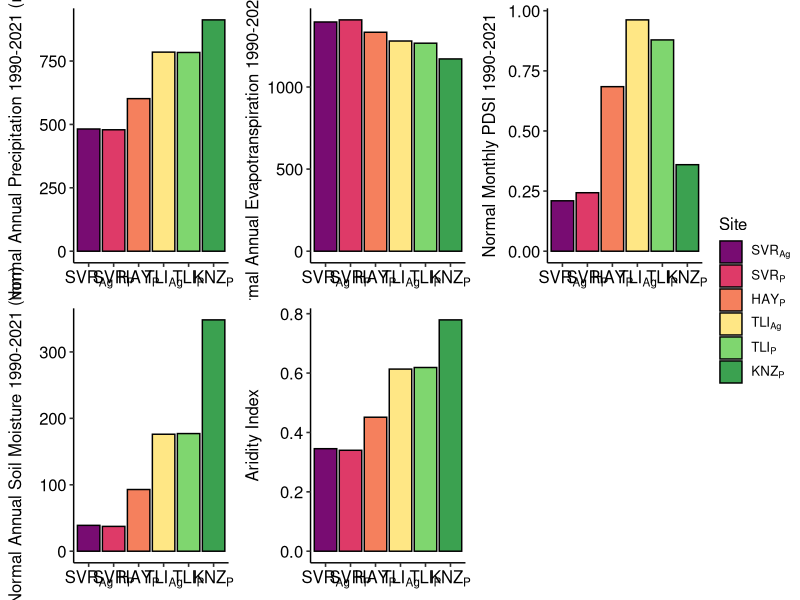
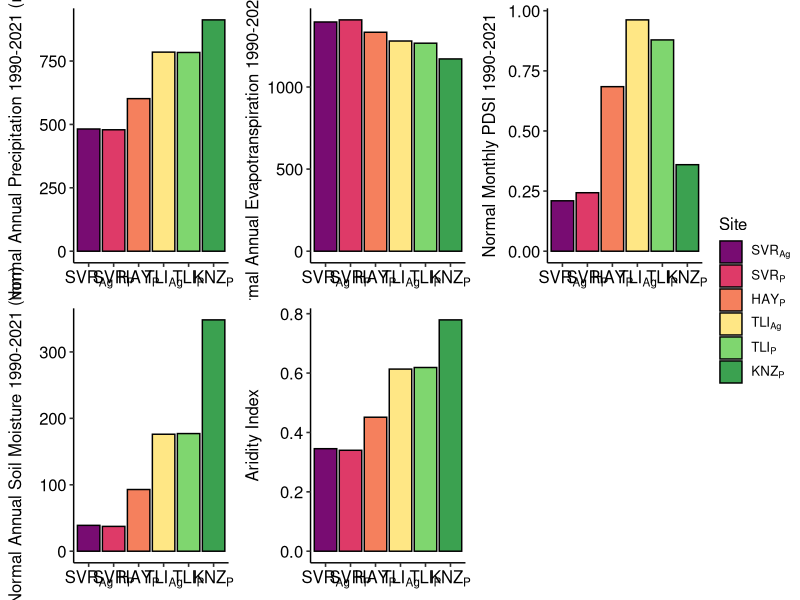
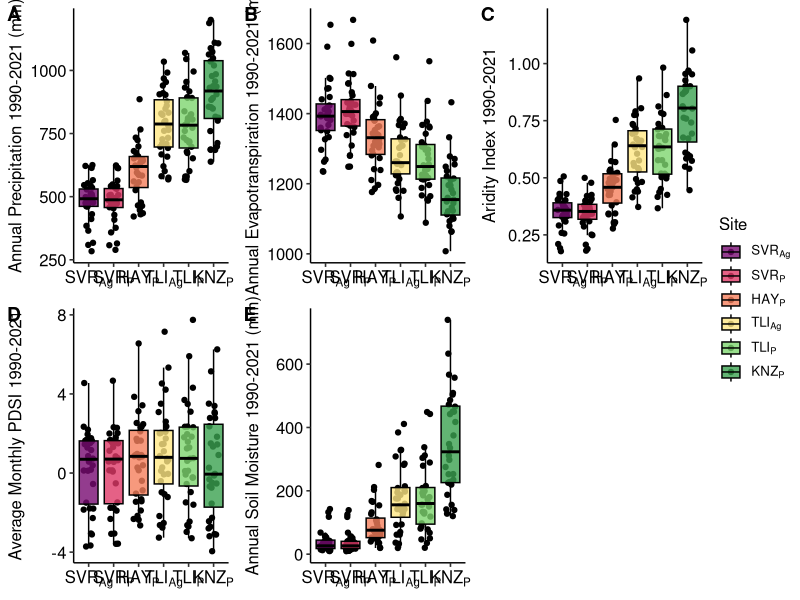
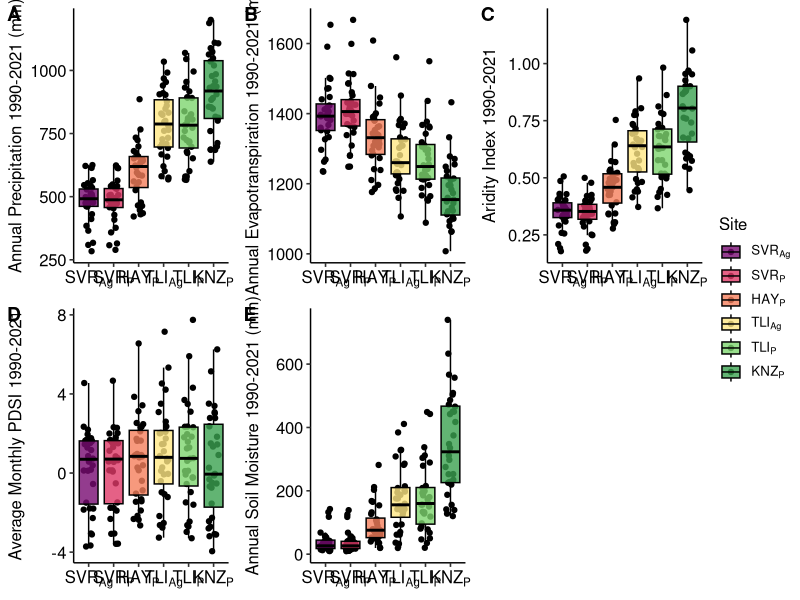

Reproduce these figures in R, in order.
# Packages w/ version numbers.
library(tidyverse); packageVersion('tidyverse')
library(ggpubr); packageVersion('ggpubr')

# Theme set 
theme_set(theme_pubr())
soil_merged_pallete<- c("SVR_Agriculture" = "#780c72","SVR_Native" = "#de3a68", "HAY_Native" = "#f5805d",
                        "TLI_Agriculture" = "#ffe785", "TLI_Native" = "#7fd66f", "KNZ_Native" = "#3ba150") # Combination of Soil habitat and location, colors from https://lospec.com/palette-list/zencillo14



# Take terraclimate point data and get mean annual precipitation, Evapotranspiration and PDSI
# then calculate an aridity index.
Get_aridity <- function(terraclimdf){
  temp  <- terraclimdf %>% group_by(Year) %>% summarize(Annual_precip_mm = sum(ppt.mm.), Annual_ETo_mm = sum(pet.mm.), Annual_PDSI = mean(PDSI.unitless.), Annual_soilmoisture_mm = sum(soil.mm.))
  # get the last normal AKA 1990 to 2021 
  temp2 <- temp %>% filter(between(Year, 1990, 2021)) %>% summarize(MA_Prec = mean(Annual_precip_mm), MA_ETo = mean(Annual_ETo_mm), M_monthly_PDSI = mean(Annual_PDSI), MA_Soil_moisture = mean(Annual_soilmoisture_mm))
  temp2$Aridity_index <- temp2$MA_Prec / temp2$MA_ETo
  return(temp2)
}

#Aridity Index Value chart https://doi.org/10.1038/s41597-022-01493-1
# Climate Class 
# <0.03 Hyper Arid
# 0.03–0.2 Arid
# 0.2–0.5 Semi-Arid
# 0.5–0.65 Dry sub-humid
# >0.65 Humid

##### Coords #####
#Smoky Valley Ranch prairie [latitude 38.8665, longitude -100.9951]
#Smoky Valley Ranch grain field [38.8791, -100.9828]
#Hayes prairie [38.8355, -99.3033]
#The Land Institute grain field [38.6943, -97.5912]
#The Land Institute prairie [38.9698, -97.4690]
#Konza native prairie [39.1056, -96.6099])

# Load point data
SVR_Native <- read.csv("terraclimate_38.8665N_100.9951W.csv", skip = 14, header = TRUE)
SVR_Ag     <- read.csv("terraclimate_38.8791N_100.9828W.csv", skip = 14, header = TRUE)
HAY_Native <- read.csv("terraclimate_38.8355N_99.3033W.csv", skip = 14, header = TRUE)
TLI_Ag     <- read.csv("terraclimate_38.6943N_97.5912W.csv", skip = 14, header = TRUE)
TLI_Native <- read.csv("terraclimate_38.9698N_97.4690W.csv", skip = 14, header = TRUE)
KNZ_Native <- read.csv("terraclimate_39.1056N_96.6099W.csv", skip = 14, header = TRUE)


# Get aridity indexes
arid.df <- data.frame(rbind(Get_aridity(SVR_Native),
Get_aridity(SVR_Ag),
Get_aridity(HAY_Native),
Get_aridity(TLI_Ag),
Get_aridity(TLI_Native),
Get_aridity(KNZ_Native)))
# rename rows and add site factor for plotting
rownames(arid.df) <- c("SVR_Native", "SVR_Agriculture", "HAY_Native", "TLI_Agriculture", "TLI_Native", "KNZ_Native")
arid.df$site <- as.factor(row.names(arid.df))
arid.df$site <- factor(arid.df$site, levels = c("SVR_Agriculture", "SVR_Native", "HAY_Native",
                                                "TLI_Agriculture", "TLI_Native", "KNZ_Native"))
# These values will be utilized in other scripts for linear modeling
arid.df

# MA_Prec   MA_ETo M_monthly_PDSI MA_Soil_moisture Aridity_index            site
# SVR_Native      478.9250 1408.700      0.2431771         37.38437     0.3399766      SVR_Native
# SVR_Agriculture 482.0094 1395.800      0.2096354         38.93438     0.3453284 SVR_Agriculture
# HAY_Native      601.7375 1333.322      0.6842187         92.87812     0.4513070      HAY_Native
# TLI_Agriculture 785.1406 1279.941      0.9619531        176.10000     0.6134196 TLI_Agriculture
# TLI_Native      783.8156 1266.691      0.8786198        177.09688     0.6187901      TLI_Native
# KNZ_Native      912.3438 1170.869      0.3597917        348.25937     0.7792024      KNZ_Native



# Barplots for the normal measures (1991-2020) by collection site
a <- ggplot(arid.df, aes(x = site, y = MA_Prec, fill = site)) +
  geom_col(color = "black") +
  ylab("Normal Annual Precipitation 1990-2021 (mm)") +
  scale_x_discrete("Site", labels = c(expression(SVR[Ag]),expression(SVR[P]),
                                      expression(HAY[P]),expression(TLI[Ag]),
                                      expression(TLI[P]),expression(KNZ[P]))) +
  scale_fill_manual(values = soil_merged_pallete, name = "Site",
                    labels = c(expression(SVR[Ag]),expression(SVR[P]),
                               expression(HAY[P]),expression(TLI[Ag]),
                               expression(TLI[P]),expression(KNZ[P]))) +
  theme(legend.text.align = 0, axis.title.x=element_blank(), legend.position = 'right')
  
b <- ggplot(arid.df, aes(x = site, y = MA_ETo, fill = site)) +
  geom_col(color = "black") +
  ylab("Normal Annual Evapotranspiration 1990-2021 (mm)") +
  scale_x_discrete("Site", labels = c(expression(SVR[Ag]),expression(SVR[P]),
                                      expression(HAY[P]),expression(TLI[Ag]),
                                      expression(TLI[P]),expression(KNZ[P]))) +
  scale_fill_manual(values = soil_merged_pallete, name = "Site",
                    labels = c(expression(SVR[Ag]),expression(SVR[P]),
                               expression(HAY[P]),expression(TLI[Ag]),
                               expression(TLI[P]),expression(KNZ[P]))) +
  theme(legend.text.align = 0, axis.title.x=element_blank(), legend.position = 'right')

c <- ggplot(arid.df, aes(x = site, y = M_monthly_PDSI, fill = site)) +
  geom_col(color = "black") +
  ylab("Normal Monthly PDSI 1990-2021") +
  scale_x_discrete("Site", labels = c(expression(SVR[Ag]),expression(SVR[P]),
                                      expression(HAY[P]),expression(TLI[Ag]),
                                      expression(TLI[P]),expression(KNZ[P]))) +
  scale_fill_manual(values = soil_merged_pallete, name = "Site",
                    labels = c(expression(SVR[Ag]),expression(SVR[P]),
                               expression(HAY[P]),expression(TLI[Ag]),
                               expression(TLI[P]),expression(KNZ[P]))) +
  theme(legend.text.align = 0, axis.title.x=element_blank(), legend.position = 'right')

d <- ggplot(arid.df, aes(x = site, y = MA_Soil_moisture, fill = site)) +
  geom_col(color = "black") +
  ylab("Normal Annual Soil Moisture 1990-2021 (mm)") +
  scale_x_discrete("Site", labels = c(expression(SVR[Ag]),expression(SVR[P]),
                                      expression(HAY[P]),expression(TLI[Ag]),
                                      expression(TLI[P]),expression(KNZ[P]))) +
  scale_fill_manual(values = soil_merged_pallete, name = "Site",
                    labels = c(expression(SVR[Ag]),expression(SVR[P]),
                               expression(HAY[P]),expression(TLI[Ag]),
                               expression(TLI[P]),expression(KNZ[P]))) +
  theme(legend.text.align = 0, axis.title.x=element_blank(), legend.position = 'right')

e <- ggplot(arid.df, aes(x = site, y = Aridity_index, fill = site)) +
  geom_col(color = "black") +
  ylab("Aridity Index") +
  scale_x_discrete("Site", labels = c(expression(SVR[Ag]),expression(SVR[P]),
                                      expression(HAY[P]),expression(TLI[Ag]),
                                      expression(TLI[P]),expression(KNZ[P]))) +
  scale_fill_manual(values = soil_merged_pallete, name = "Site",
                    labels = c(expression(SVR[Ag]),expression(SVR[P]),
                               expression(HAY[P]),expression(TLI[Ag]),
                               expression(TLI[P]),expression(KNZ[P]))) +
  theme(legend.text.align = 0, axis.title.x=element_blank(), legend.position = 'right')

f <- ggarrange(a,b,c,d,e, common.legend = TRUE, legend = 'right', align = 'hv')

ggsave("Normals_by_site.svg", f, height = 9, width = 12)
ggsave("Normals_by_site.png", f, height = 9, width = 12)
rm(a,b,c,d,e,f) # cleanup

# Plots with the values over 30 years represented
# first reformat data to closer to what I need
Get_data_30_years <- function(terraclimdf){
  temp  <- terraclimdf %>% group_by(Year) %>% summarize(Annual_precip_mm = sum(ppt.mm.), Annual_ETo_mm = sum(pet.mm.), Annual_PDSI = mean(PDSI.unitless.), Annual_soilmoisture_mm = sum(soil.mm.))
  # get the last normal AKA 1990 to 2021 
  temp2 <- temp %>% filter(between(Year, 1990, 2021)) 
  temp2$Aridity_index <- temp2$Annual_precip_mm / temp2$Annual_ETo_mm
  return(temp2)
}

long.df <- data.frame(rbind(Get_data_30_years(SVR_Native),
                            Get_data_30_years(SVR_Ag),
                            Get_data_30_years(HAY_Native),
                            Get_data_30_years(TLI_Ag),
                            Get_data_30_years(TLI_Native),
                            Get_data_30_years(KNZ_Native)))



# rename rows and add site factor for plotting
long.df$site <- as.factor(rep(c("SVR_Native", "SVR_Agriculture", "HAY_Native", "TLI_Agriculture", "TLI_Native", "KNZ_Native"), each = 32))
long.df$site <- factor(long.df$site, levels = c("SVR_Agriculture", "SVR_Native", "HAY_Native", "TLI_Agriculture", "TLI_Native", "KNZ_Native"))

colnames(long.df)

a <- ggplot(long.df, aes(x = site, y = Annual_precip_mm, fill = site)) +
  geom_jitter(width = 0.2) + geom_boxplot(outlier.colour = NA, alpha=0.8, color = "black") + 
  ylab("Annual Precipitation 1990-2021 (mm)") +
  scale_x_discrete("Site", labels = c(expression(SVR[Ag]),expression(SVR[P]),
                                               expression(HAY[P]),expression(TLI[Ag]),
                                               expression(TLI[P]),expression(KNZ[P]))) +
  scale_fill_manual(values = soil_merged_pallete, name = "Site",
                    labels = c(expression(SVR[Ag]),expression(SVR[P]),
                               expression(HAY[P]),expression(TLI[Ag]),
                               expression(TLI[P]),expression(KNZ[P]))) +
  theme(legend.text.align = 0, axis.title.x=element_blank())

b <- ggplot(long.df, aes(x = site, y = Annual_ETo_mm, fill = site)) +
  geom_jitter(width = 0.2) + geom_boxplot(outlier.colour = NA, alpha=0.8, color = "black") + 
  ylab("Annual Evapotranspiration 1990-2021 (mm)") +
  scale_x_discrete("Site", labels = c(expression(SVR[Ag]),expression(SVR[P]),
                                      expression(HAY[P]),expression(TLI[Ag]),
                                      expression(TLI[P]),expression(KNZ[P]))) +
  scale_fill_manual(values = soil_merged_pallete, name = "Site",
                    labels = c(expression(SVR[Ag]),expression(SVR[P]),
                               expression(HAY[P]),expression(TLI[Ag]),
                               expression(TLI[P]),expression(KNZ[P]))) +
  theme(legend.text.align = 0, axis.title.x=element_blank())

c <- ggplot(long.df, aes(x = site, y = Aridity_index, fill = site)) +
  geom_jitter(width = 0.2) + geom_boxplot(outlier.colour = NA, alpha=0.8, color = "black") + 
  ylab("Aridity Index 1990-2021") +
  scale_x_discrete("Site", labels = c(expression(SVR[Ag]),expression(SVR[P]),
                                      expression(HAY[P]),expression(TLI[Ag]),
                                      expression(TLI[P]),expression(KNZ[P]))) +
  scale_fill_manual(values = soil_merged_pallete, name = "Site",
                    labels = c(expression(SVR[Ag]),expression(SVR[P]),
                               expression(HAY[P]),expression(TLI[Ag]),
                               expression(TLI[P]),expression(KNZ[P]))) +
  theme(legend.text.align = 0, axis.title.x=element_blank())

d <- ggplot(long.df, aes(x = site, y = Annual_PDSI, fill = site)) +
  geom_jitter(width = 0.2) + geom_boxplot(outlier.colour = NA, alpha=0.8, color = "black") + 
  ylab("Average Monthly PDSI 1990-2021") +
  scale_x_discrete("Site", labels = c(expression(SVR[Ag]),expression(SVR[P]),
                                      expression(HAY[P]),expression(TLI[Ag]),
                                      expression(TLI[P]),expression(KNZ[P]))) +
  scale_fill_manual(values = soil_merged_pallete, name = "Site",
                    labels = c(expression(SVR[Ag]),expression(SVR[P]),
                               expression(HAY[P]),expression(TLI[Ag]),
                               expression(TLI[P]),expression(KNZ[P]))) +
  theme(legend.text.align = 0, axis.title.x=element_blank())

e <- ggplot(long.df, aes(x = site, y = Annual_soilmoisture_mm, fill = site)) +
  geom_jitter(width = 0.2) + geom_boxplot(outlier.colour = NA, alpha=0.8, color = "black") + 
  ylab("Annual Soil Moisture 1990-2021 (mm)") +
  scale_x_discrete("Site", labels = c(expression(SVR[Ag]),expression(SVR[P]),
                                      expression(HAY[P]),expression(TLI[Ag]),
                                      expression(TLI[P]),expression(KNZ[P]))) +
  scale_fill_manual(values = soil_merged_pallete, name = "Site",
                    labels = c(expression(SVR[Ag]),expression(SVR[P]),
                               expression(HAY[P]),expression(TLI[Ag]),
                               expression(TLI[P]),expression(KNZ[P]))) +
  theme(legend.text.align = 0, axis.title.x=element_blank())



f <- ggarrange(a,b,c,d,e, common.legend = TRUE, legend = "right", align = 'hv', labels = "AUTO")

ggsave("Annual_boxplots_by_site.svg", f, height = 9, width = 12)
ggsave("Annual_boxplots_by_site.png", f, height = 9, width = 12)

rm(a,b,c,d,e,f) # cleanup
